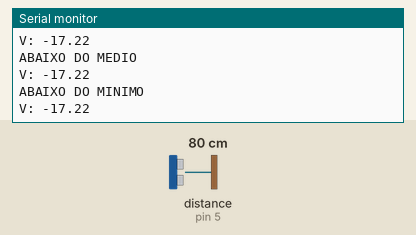
Simulated run of this sketch. Board: Arduino Uno, built with avr-gcc and run on an emulated ATmega328P. Shown: the last lines printed to the serial monitor. The inputs (shaded band) are chosen by the test bench; at power-on: distance to the obstacle (sensor on pin 5) 80 cm. The echo pulse lasts 58.3 µs per cm.

Above: at 1.3 s.
1.4 s: distance to the obstacle (sensor on pin 5) set to 2 cm
At 1.83 s:
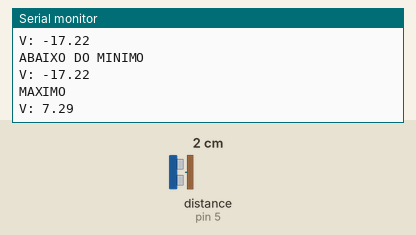
3.0 s: distance to the obstacle (sensor on pin 5) set to 9 cm
At 3.9 s:
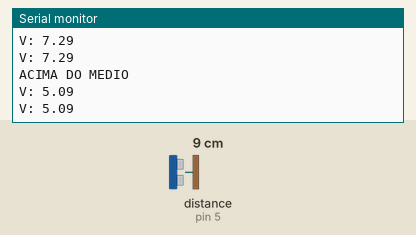
4.5 s: distance to the obstacle (sensor on pin 5) set to 120 cm
At 4.85 s:
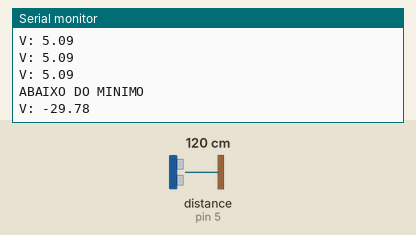
7.5 s: distance to the obstacle (sensor on pin 5) set to 4 cm
At 7.89 s:
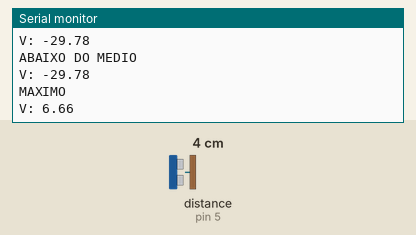
Timing chart, 0 to 10.5 s (numbered marks = the images above; inputs shaded):
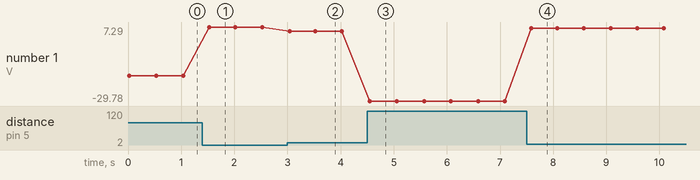

The sketch:

HC-S04_Example.ino
```cpp
//Programa: Conectando Sensor Ultrassonico HC-SR04 ao Arduino
//Autor: FILIPEFLOP

//Carrega a biblioteca do sensor ultrassonico
#include <Ultrasonic.h>

#define PI 3.14159
#define R 10
#define H_MAX 25.2
#define H_MIN 22.8

//Define os pinos para o trigger e echo
#define pino_trigger 4
#define pino_echo 5

//Inicializa o sensor nos pinos definidos acima
Ultrasonic ultrasonic(pino_trigger, pino_echo);

float H_ATUAL = 0;

void setup()
{
  Serial.begin(9600);
}

int estado_atual = -1;
void loop()
{
  float volume = 0,  cmMsec = 0;
  long microsec = 0;
  microsec = ultrasonic.timing();
  cmMsec += ultrasonic.convert(microsec, Ultrasonic::CM);
  H_ATUAL = H_MAX - cmMsec;
  volume = PI * pow(R, 2) * H_ATUAL;
  volume /= 1000;

  if(volume < 1 && estado_atual != 0) {
    Serial.println("ABAIXO DO MINIMO");
    estado_atual = 0;
  }else if(volume <= 3.5 && estado_atual != 1){
    Serial.println("ABAIXO DO MEDIO");
    estado_atual = 1;
  }else if(volume > 3.5 && volume < 6 && estado_atual != 2){
    Serial.println("ACIMA DO MEDIO");
    estado_atual = 2;
  }else if(volume >= 6 && estado_atual != 3){
    Serial.println("MAXIMO");
    estado_atual = 3;
  }
  Serial.print("V: "); Serial.println(volume);
  delay(500);
}
```

Measured:
- after the input at 1.4 s, the serial monitor: prints a new line after 0.12 s (image 1)
- after the input at 3.0 s, the serial monitor: prints a new line at once (image 2)
- after the input at 4.5 s, the serial monitor: prints a new line at once (image 3)
- after the input at 7.5 s, the serial monitor: prints a new line after 0.08 s (image 4)
- plotted number 1: -17.22 → 7.29 after the input at 1.4 s, 7.29 → 5.09 after the input at 3.0 s, 5.09 → -29.78 after the input at 4.5 s, -29.78 → 6.66 after the input at 7.5 s
